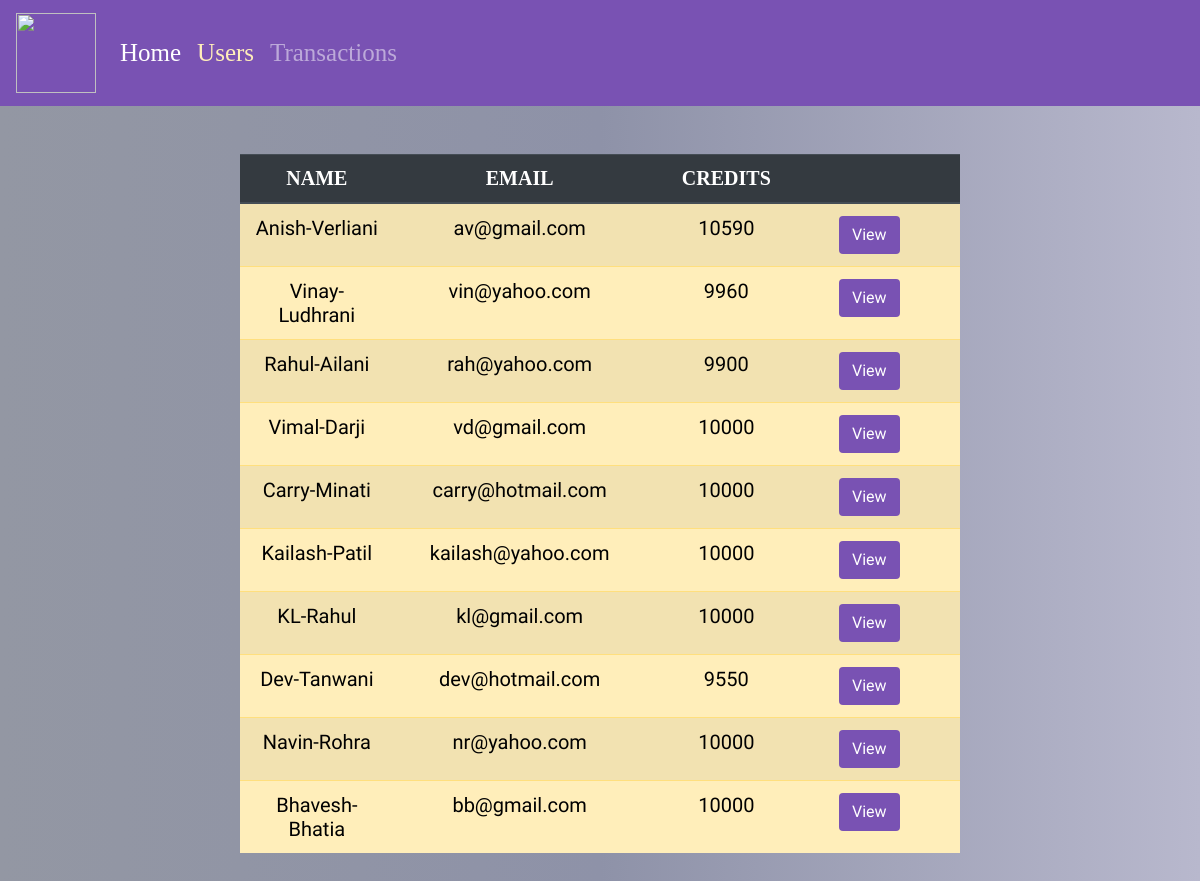
Screenshot of /users1.php with the database file from the repository.
### tables this page shows
CREATE TABLE `users` (
  `name` varchar(20) NOT NULL,
  `email` varchar(100) NOT NULL,
  `credit` int(200) NOT NULL
);

### users1.php (the view, shortened to what this page needs)
<?php
    require_once('db_connect.php');
    $query = "select * from users";
    $result = mysqli_query($link,$query);
?>
<html>
  <head>
        <link rel="stylesheet" href="https://stackpath.bootstrapcdn.com/bootstrap/4.5.0/css/bootstrap.min.css">
    </head>
    <body style="background-image: linear-gradient(to right, #9397A3, #8E92A8, #B8B8CD);">
    <nav class="navbar navbar-expand-lg navbar-dark" style="background-color: #7952b3;" padding: px-2;>
  <a class="navbar-brand" href="index.php" style="max-width: 30%;">
    <img src="https://mir-s3-cdn-cf.behance.net/project_modules/disp/571f1e32122299.567022c95a29d.jpg" width="80" height="80" class="img-fluid">
 </a>
  <div class="collapse navbar-collapse" id="navbarSupportedContent">
    <ul class="navbar-nav mr-auto">
      <li class="nav-item active">
        <a class="nav-link" href="index.php">Home <span class="sr-only">(current)</span></a>
      </li>
      <li class="nav-item">
        <a class="nav-link" href="users1.php" style="color: #ffeeba">Users</a>
      </li>
      <li class="nav-item">
        <a class="nav-link" href="display.php">Transactions</a>
      </li>
    </ul>
  </div>
</nav>
<br>
<br>
    <div class ="added">
    <center>
        <table class="table table-striped table-warning" id="tb">
<thead class="thead-dark">
<tr>
                    <th scope="col" width="10%" style="text-align: center;">NAME</th>
                    <th scope="col" width="10%" style="text-align: center;">EMAIL</th>
                    <th scope="col" width="10%" style="text-align: center;">CREDITS</th>
                    <th scope="col"  width="10%" style="text-align: center;">
                    </th>
</tr>
</thead>
            <?php
        while($rows=$result->fetch_assoc())
        {
      ?>
      <form action="transfer1.php" method="post">
      <tr>
        <td style="text-align: center;color: black;font-family: 'Sansita Swashed', cursive;"><?php echo $rows['name'];?></td>
        <td style="text-align: center;color: black;font-family: 'Sansita Swashed', cursive;"><?php echo $rows['email'];?></td>
        <td style="text-align: center;color: black;font-family: 'Sansita Swashed', cursive;"><?php echo $rows['credit'];?></td>
        <td>
          <button type="submit" class="btn" style="margin-left: 20px; background-color:#7952b3; color: white;font-family: 'Sansita Swashed', cursive;">View</button>
        </td>
      </tr>
      </form>
      <?php
        }
      ?>
     </table>
   </center>
   </body>
</html>

### users1.php (style rules this page uses)
.nav-link { font-size: 25px; font-family: "Palatino Linotype", "Book Antiqua", Palatino, serif; }
#tb { font-family:"Book Antiqua"; font-size: 20px; margin: auto; padding:0px,0px,0px,0px; width: 60%; }

### rows the page displays
users: name "Anish-Verliani", email "av@gmail.com", credit "10590"
users: name "Vinay-Ludhrani", email "vin@yahoo.com", credit "9960"
users: name "Rahul-Ailani", email "rah@yahoo.com", credit "9900"
users: name "Vimal-Darji", email "vd@gmail.com", credit "10000"
users: name "Carry-Minati", email "carry@hotmail.com", credit "10000"
users: name "Kailash-Patil", email "kailash@yahoo.com", credit "10000"
users: name "KL-Rahul", email "kl@gmail.com", credit "10000"
users: name "Dev-Tanwani", email "dev@hotmail.com", credit "9550"
users: name "Navin-Rohra", email "nr@yahoo.com", credit "10000"
users: name "Bhavesh-Bhatia", email "bb@gmail.com", credit "10000"
